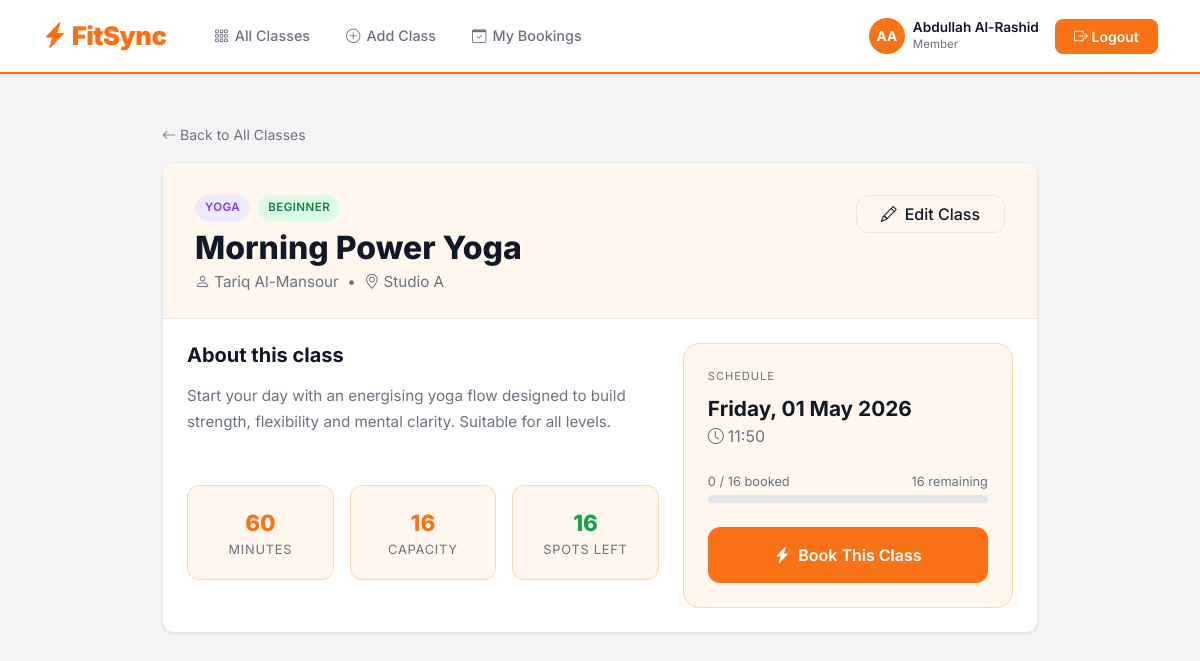
The app's page /classes/9/ (signed in) with its own data.
### gym_app/models.py (models this page shows, shortened)
class GymClass(models.Model):
    CATEGORY_CHOICES = [
        ('yoga', 'Yoga'),
        ('cardio', 'Cardio'),
        ('strength', 'Strength Training'),
        ('pilates', 'Pilates'),
        ('hiit', 'HIIT'),
        ('cycling', 'Cycling'),
        ('swimming', 'Swimming'),
        ('boxing', 'Boxing'),
    ]
    DIFFICULTY_CHOICES = [
        ('beginner', 'Beginner'),
        ('intermediate', 'Intermediate'),
        ('advanced', 'Advanced'),
    ]
    name = models.CharField(max_length=200)
    description = models.TextField()
    instructor = models.CharField(max_length=100)
    category = models.CharField(max_length=50, choices=CATEGORY_CHOICES, default='cardio')
    schedule = models.DateTimeField()
    duration = models.PositiveIntegerField(help_text='Duration in minutes')
    capacity = models.PositiveIntegerField()
    location = models.CharField(max_length=200)
    difficulty = models.CharField(max_length=20, choices=DIFFICULTY_CHOICES, default='intermediate')
    created_at = models.DateTimeField(auto_now_add=True)
    members = models.ManyToManyField(
        User,
        through='Booking',
        blank=True,
        related_name='gym_classes',
    )
    class Meta:
        ordering = ['schedule']
    def spots_remaining(self):
        return self.capacity - self.booking_set.count()
    def booking_count(self):
        return self.booking_set.count()
    def is_full(self):
        return self.booking_set.count() >= self.capacity

### gym_app/views.py (the view, shortened to what this page needs)
# urls.py: path('classes/<int:pk>/', views.class_detail_view, name='class_detail'),
@login_required(login_url='login')
def class_detail_view(request, pk):
    gym_class = get_object_or_404(GymClass, pk=pk)
    is_booked = Booking.objects.filter(user=request.user, gym_class=gym_class).exists()
    booked_members = gym_class.booking_set.select_related('user').order_by('booked_at')
    return render(request, 'gym_app/class_detail.html', {
        'gym_class': gym_class,
        'is_booked': is_booked,
        'booked_members': booked_members,
    })

### gym_app/templates/gym_app/class_detail.html (shortened to what this page needs)
{% extends 'gym_app/base.html' %}
{% block content %}
<div class="container" style="max-width: 900px;">
  <div class="mb-3 mt-3">
    <a href="{% url 'class_list' %}" style="color:var(--fs-muted); font-size:0.875rem; text-decoration:none;">
      <i class="bi bi-arrow-left me-1"></i>Back to All Classes
    </a>
  </div>
  <div class="fs-card p-0 overflow-hidden mb-4 fade-in-up" id="class-detail-card">
    <div style="background: #fff7ed;
                border-bottom: 1px solid var(--fs-border); padding: 2rem 2rem 1.5rem;">
      <div class="d-flex flex-wrap align-items-start justify-content-between gap-3">
        <div>
          <div class="d-flex flex-wrap gap-2 mb-2">
            <span class="badge-cat cat-{{ gym_class.category }}">{{ gym_class.get_category_display }}</span>
            <span class="badge-cat diff-{{ gym_class.difficulty }}">{{ gym_class.get_difficulty_display }}</span>
          </div>
          <h1 style="font-weight:800; font-size:2rem; margin-bottom:0.25rem;">{{ gym_class.name }}</h1>
          <p style="color:var(--fs-muted); font-size:0.95rem; margin:0;">
            <i class="bi bi-person me-1"></i>{{ gym_class.instructor }}
            &nbsp;&bull;&nbsp;
            <i class="bi bi-geo-alt me-1"></i>{{ gym_class.location }}
          </p>
        </div>
        {% if user.is_staff %}
        <a href="{% url 'class_update' gym_class.pk %}" class="btn btn-fs-outline px-4"
           id="btn-update-class" style="align-self:flex-start;">
          <i class="bi bi-pencil me-2"></i>Edit Class
        </a>
        {% endif %}
      </div>
    </div>
    <div class="p-4">
      <div class="row g-4">
        <div class="col-md-7">
          <h5 style="font-weight:700; margin-bottom:1rem;">About this class</h5>
          <p style="color:var(--fs-muted); line-height:1.75; font-size:0.95rem;">{{ gym_class.description }}</p>
          <hr class="divider" />
          <div class="row g-3 text-center">
            <div class="col-4">
              <div class="stat-box">
                <div class="stat-value" style="font-size:1.4rem; color:var(--fs-primary);">
                  {{ gym_class.duration }}
                </div>
                <div class="stat-label">Minutes</div>
              </div>
            </div>
            <div class="col-4">
              <div class="stat-box">
                <div class="stat-value" style="font-size:1.4rem; color:var(--fs-primary);">
                  {{ gym_class.capacity }}
                </div>
                <div class="stat-label">Capacity</div>
              </div>
            </div>
            <div class="col-4">
              <div class="stat-box">
                <div class="stat-value" style="font-size:1.4rem;
                  {% if gym_class.is_full %}color:#dc2626;{% else %}color:var(--fs-success);{% endif %}">
                  {{ gym_class.spots_remaining }}
                </div>
                <div class="stat-label">Spots Left</div>
              </div>
            </div>
          </div>
        </div>
        <div class="col-md-5">
          <div style="background: #fff7ed; border: 1px solid #fed7aa;
                      border-radius: 16px; padding: 1.5rem;" id="booking-panel">
            <div class="mb-4">
              <div style="font-size:0.7rem; text-transform:uppercase; letter-spacing:0.08em;
                          color:var(--fs-muted); margin-bottom:8px;">Schedule</div>
              <div style="font-size:1.3rem; font-weight:700;">
                {{ gym_class.schedule|date:"l, d F Y" }}
              </div>
              <div style="font-size:1rem; color:var(--fs-muted);">
                <i class="bi bi-clock me-1"></i>{{ gym_class.schedule|date:"H:i" }}
              </div>
            </div>
            <div class="mb-4 capacity-bar">
              <div class="d-flex justify-content-between mb-1" style="font-size:0.8rem; color:var(--fs-muted);">
                <span>{{ gym_class.booking_count }} / {{ gym_class.capacity }} booked</span>
                <span>{{ gym_class.spots_remaining }} remaining</span>
              </div>
              <div class="progress" style="height:8px;">
              </div>
            </div>
            <form method="post" action="{% url 'class_detail' gym_class.pk %}" id="booking-form">
              {% if is_booked %}
                <input type="hidden" name="action" value="cancel" />
                <button type="submit" class="btn btn-fs-cancel w-100 py-3" id="btn-cancel-booking">
                  <i class="bi bi-calendar-x me-2"></i>Cancel Booking
                </button>
                <p class="text-center mt-2" style="font-size:0.78rem; color:var(--fs-success);">
                  <i class="bi bi-check-circle-fill me-1"></i>You are booked for this class
                </p>
              {% elif gym_class.is_full %}
                <button type="button" class="btn w-100 py-3" id="btn-class-full"
                        style="background:#f3f4f6; border:1px solid #e5e7eb;
                               color:#9ca3af; border-radius:12px;" disabled>
                  <i class="bi bi-slash-circle me-2"></i>Class is Full
                </button>
              {% else %}
                <button type="submit" class="btn btn-fs-primary w-100 py-3 btn-pulse" id="btn-book-class">
                  <i class="bi bi-lightning-charge-fill me-2"></i>Book This Class
                </button>
              {% endif %}
            </form>
          </div>
        </div>
      </div>
    </div>
  </div>
</div>
{% endblock %}

### gym_app/templates/gym_app/base.html (shortened to what this page needs)
<!DOCTYPE html>
<html lang="en">
<head>
  <link href="https://cdn.jsdelivr.net/npm/bootstrap@5.3.3/dist/css/bootstrap.min.css" rel="stylesheet" />
  <link href="https://cdn.jsdelivr.net/npm/bootstrap-icons@1.11.3/font/bootstrap-icons.min.css" rel="stylesheet" />
</head>
<body>
  <nav class="fs-navbar navbar navbar-expand-lg" id="main-navbar">
    <div class="container">
      <a class="navbar-brand" href="{% url 'class_list' %}" id="nav-brand">
        <i class="bi bi-lightning-charge-fill"></i> FitSync
      </a>
      <div class="collapse navbar-collapse" id="navbarContent">
        <ul class="navbar-nav me-auto ms-3 gap-1">
          <li class="nav-item">
            <a class="nav-link {% if request.resolver_match.url_name == 'class_list' %}active{% endif %}"
              href="{% url 'class_list' %}" id="nav-classes">
              <i class="bi bi-grid-3x3-gap"></i>All Classes
            </a>
          </li>
          {% if user.is_staff %}
          <li class="nav-item">
            <a class="nav-link {% if request.resolver_match.url_name == 'class_add' %}active{% endif %}"
              href="{% url 'class_add' %}" id="nav-add-class">
              <i class="bi bi-plus-circle"></i>Add Class
            </a>
          </li>
          {% endif %}
          <li class="nav-item">
            <a class="nav-link {% if request.resolver_match.url_name == 'my_bookings' %}active{% endif %}"
              href="{% url 'my_bookings' %}" id="nav-my-bookings">
              <i class="bi bi-calendar-check"></i>My Bookings
            </a>
          </li>
        </ul>
        <div class="d-flex align-items-center gap-3">
          {% if user.is_authenticated %}
          <div class="d-flex align-items-center gap-2" id="nav-user-info">
            <div class="fs-avatar">{{ user.first_name|first|upper }}{{ user.last_name|first|upper }}</div>
            <div class="d-none d-lg-block">
              <div style="font-size:0.85rem; font-weight:600; line-height:1.2; color:var(--fs-text);">
                {{ user.get_full_name|default:user.username }}
              </div>
              <div style="font-size:0.72rem; color:var(--fs-muted);">Member</div>
            </div>
          </div>
          <a href="{% url 'logout' %}" class="fs-btn-fire btn btn-sm" id="nav-logout">
            <i class="bi bi-box-arrow-right"></i> Logout
          </a>
          {% endif %}
        </div>
      </div>
    </div>
  </nav>
  <main class="fs-main" id="main-content">
    {% block content %}{% endblock %}
  </main>
</body>
</html>

### gym_app/templates/gym_app/base.html (style rules this page uses)
:root { --fs-bg: #f5f5f5; --fs-surface: #ffffff; --fs-card: #ffffff; --fs-card-hover: #fff7ed; --fs-border: #e5e7eb; --fs-primary: #f97316; --fs-primary-d: #ea580c; --fs-success: #16a34a; --fs-danger: #dc2626; --fs-text: #111827; --fs-muted: #6b7280; --fs-radius: 12px; --fs-radius-lg: 20px; --shadow-sm: 0 1px 3px rgba(0, 0, 0, 0.08); --shadow-md: 0 4px 12px rgba(0, 0, 0, 0.08); --shadow-orange: 0 4px 16px rgba(249, 115, 22, 0.25); }
*, *::before, *::after { box-sizing: border-box; }
body { font-family: 'Inter', sans-serif; background-color: var(--fs-bg); color: var(--fs-text); min-height: 100vh; }
.fs-navbar { background: #ffffff; border-bottom: 2px solid var(--fs-primary); padding: 0.75rem 0; position: sticky; top: 0; z-index: 1050; box-shadow: var(--shadow-sm); }
.fs-navbar .navbar-brand { font-weight: 900; font-size: 1.6rem; letter-spacing: -0.5px; color: var(--fs-primary) !important; text-decoration: none; }
.fs-navbar .nav-link { color: var(--fs-muted) !important; font-weight: 500; font-size: 0.9rem; padding: 0.5rem 1rem !important; border-radius: 8px; transition: all 0.2s ease; }
.fs-navbar .nav-link i { margin-right: 6px; }
.fs-btn-fire { background: var(--fs-primary); border: none; color: #fff !important; font-weight: 600; padding: 0.45rem 1.2rem; border-radius: 8px; transition: all 0.2s ease; font-size: 0.875rem; }
.fs-main { padding: 2rem 0 4rem; }
.fs-card { background: var(--fs-card); border: 1px solid var(--fs-border); border-radius: var(--fs-radius); box-shadow: var(--shadow-sm); transition: transform 0.2s ease, box-shadow 0.2s ease, border-color 0.2s ease; }
.badge-cat { font-size: 0.72rem; font-weight: 600; padding: 4px 10px; border-radius: 20px; letter-spacing: 0.04em; text-transform: uppercase; }
.cat-yoga { background: #ede9fe; color: #7c3aed; }
.diff-beginner { background: #dcfce7; color: #15803d; }
.capacity-bar .progress { height: 6px; background: #e5e7eb; border-radius: 4px; }
.btn-fs-primary { background: var(--fs-primary); border: none; color: #fff; font-weight: 600; border-radius: var(--fs-radius); transition: all 0.2s ease; }
.btn-fs-outline { background: transparent; border: 1.5px solid var(--fs-border); color: var(--fs-text); font-weight: 500; border-radius: var(--fs-radius); transition: all 0.2s ease; }
.stat-box { background: #fff7ed; border: 1px solid #fed7aa; border-radius: var(--fs-radius); padding: 1.25rem 1.5rem; text-align: center; }
.stat-box .stat-value { font-size: 2rem; font-weight: 800; color: var(--fs-primary); }
.stat-box .stat-label { font-size: 0.8rem; color: var(--fs-muted); text-transform: uppercase; letter-spacing: 0.06em; }
.divider { border-color: var(--fs-border); margin: 1.5rem 0; }
.fs-avatar { width: 36px; height: 36px; background: var(--fs-primary); border-radius: 50%; display: flex; align-items: center; justify-content: center; font-weight: 700; font-size: 0.85rem; color: #fff; }
.fade-in-up { animation: fadeInUp 0.4s ease both; }
.btn-pulse { animation: pulse-glow 2s infinite; }

### records on screen
GymClass: category "YOGA", difficulty "BEGINNER", name "Morning Power Yoga", instructor "Tariq Al-Mansour", location "Studio A", description "Start your day with an energising yoga flow designed to build strength, flexibility and mental clarity. Suitable for all levels.", duration "60", capacity "16", spots_remaining "16", schedule "Friday, 01 May 2026", schedule "11:50", booking_count "0"

### other values on screen
{{ user.first_name|first|upper }} "A"
{{ user.last_name|first|upper }} "A"
{{ user.get_full_name|default:user.username }} "Abdullah Al-Rashid"
